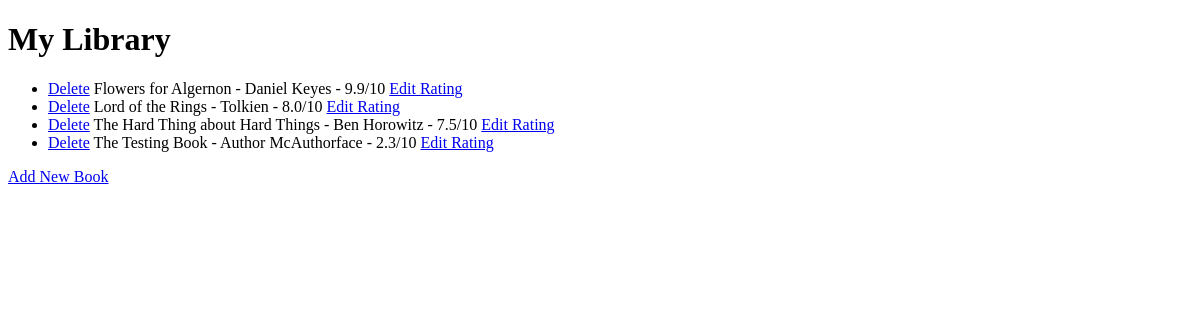
Before: / with the older database file.
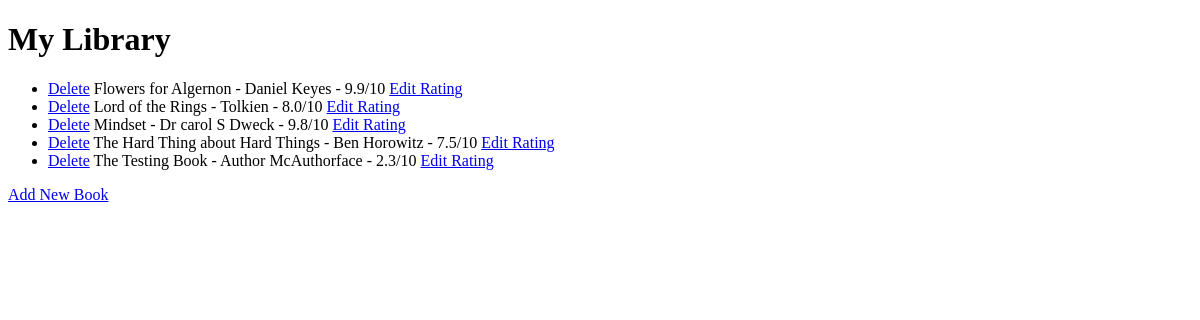
After: the same page with the newer database file.
### main.py (models this page shows)
class Book(db.Model):
    id: Mapped[int] = mapped_column(Integer, primary_key=True)
    title: Mapped[str] = mapped_column(String(250), unique=True, nullable=False)
    author: Mapped[str] = mapped_column(String(250), nullable=False)
    rating: Mapped[float] = mapped_column(Float, nullable=False)

### main.py (the view)
@app.route('/')
def home():
    result = db.session.execute(db.select(Book).order_by(Book.title))
    all_books = result.scalars()
    return render_template("index.html", books=all_books)

### templates/index.html (shortened to what this page needs)
<!DOCTYPE html>
<html lang="en">
  <head>
  </head>
  <body>
    <h1>My Library</h1>
    <ul>
      {% for book in books %}
      <li>
        <a href="{{ url_for('delete', id=book.id) }}">Delete</a>
        {{book.title}} - {{book.author}} - {{book.rating}}/10
        <a href="{{ url_for('edit', id=book.id) }}">Edit Rating</a>
      </li>
      {% endfor %}
    </ul>
    <a href="{{ url_for('add') }}">Add New Book</a>
  </body>
</html>

Changed rows visible on the page:
added Book: title "Mindset", author "Dr carol S Dweck", rating "9.8"
